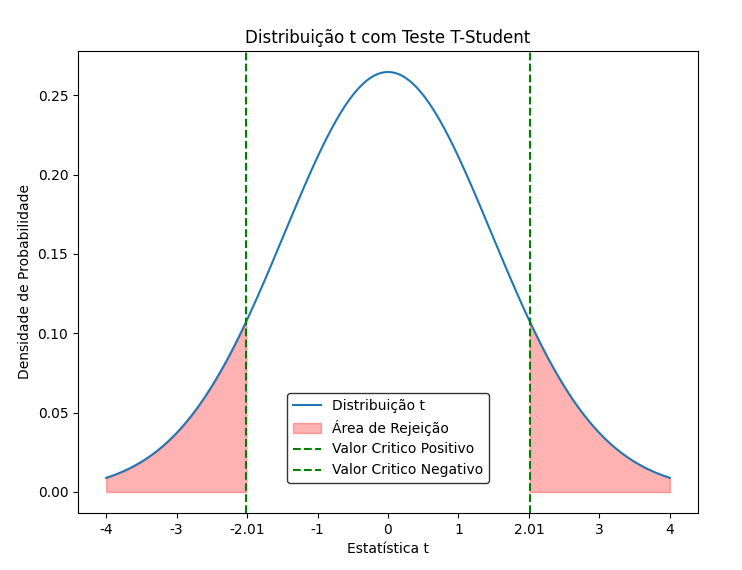

Source code (Python):
# Importando bibliotecas
import numpy as np
import pandas as pd
import matplotlib.pyplot as plt
import math
import scipy.stats as stats

#Lendo o arquivo de dados 
df = pd.read_csv('dados.csv', delimiter=' ',nrows=51)
#print(df)

#Definindo variáveis A e B
variavel_a = df['grupoa'] 
#print('VARIAVEL A \n', variavel_a)

variavel_b = df['grupob']
#print('VARIÁVEL B \n', variavel_b)

#-------------------------------------------------------
#Calculando a média da variável A 
media_a = sum(variavel_a)/len(variavel_a)
#print('MÉDIA DA VARIÁVEL A \n', media_a)

#Calculando a média da variável B
media_b = sum(variavel_b)/len(variavel_b)
#print('MÉDIA DA VARIÁVEL B \n', media_b)

#Calculando a variância da variável A
variancia_a = sum((x - media_a)**2 for x in variavel_a) / len(variavel_a)
#print('VARIANCIA EM A \n', variancia_a)

#Calculando a variância da variável B
variancia_b = sum((y - media_b)**2 for y in variavel_b) / len(variavel_b)
#print('VARIANCIA EM B \n',variancia_b)

#Calculando o desvio-padrão na variável A
desvio_padrao_a = math.sqrt(variancia_a)
#print('DESVIO-PADRÃO EM A \n',desvio_padrao_a)

#Calculando o desvio-padrão na variável B
desvio_padrao_b = math.sqrt(variancia_b)
#print('DESVIO-PADRÃO EM B \n',desvio_padrao_b)

#---------------------------------------------------------
#TESTE DE HIPÓTESE T-STUDENT

tamanho_amostra = len(variavel_a)
#tamanho_amostra = len(variavel_b)
print('TAMANHO DA AMOSTRA =',tamanho_amostra)

# Cálculo do grau de liberdade
graus_liberdade = tamanho_amostra - 1
print('GRAU DE LIBERDADE =', graus_liberdade)

# Cálculo do valor crítico para um intervalo de confiança de 95%
valor_critico = stats.t.ppf(0.975, graus_liberdade)
print('VALOR CRITICO =', valor_critico)

#Cálculo da estatística t
estatistica_t = (media_a - media_b) / (desvio_padrao_a / tamanho_amostra + desvio_padrao_b / tamanho_amostra)**0.5
print('ESTATISTICA_T =',estatistica_t)

#Teste de hipótese
p_valor = 2 * (1 - stats.t.cdf(abs(estatistica_t), graus_liberdade))
print('P VALOR =',p_valor)

# Verificação da hipótese nula
if p_valor < 0.05:
    resultado = "Rejeitar a hipótese nula"
else:
    resultado = "Não rejeitar a hipótese nula"
print('RESULTADO =', resultado)

#------------------------------------------------------------------
#PLOTANDO O GRÁFICO DO TESTE T-STUDENT(FORMA DE SINO)

# Criação do gráfico
plt.figure(figsize=(8, 6))
# Valores de x para a curva
x = np.linspace(-4, 4, 1000)
# Densidade de probabilidade da distribuição t
y = stats.t.pdf(x, graus_liberdade, scale=1.5) 
plt.plot(x, y, label='Distribuição t')

# Preenchimento das áreas de rejeição
plt.fill_between(x, y, where=(x > valor_critico), color='red', alpha=0.3, label='Área de Rejeição')
plt.fill_between(x, y, where=(x < -valor_critico), color='red', alpha=0.3)

# Linhas verticais para valores críticos
plt.axvline(valor_critico, color='green', linestyle='dashed', label='Valor Critico Positivo')
plt.axvline(-valor_critico, color='green', linestyle='dashed', label='Valor Critico Negativo')

#Ajustando o valor crítico para plotar no eixo x
valor_critico_ajustado = round(valor_critico,3)
print('VALOR CRITICO AJUSTADO =',valor_critico_ajustado)

# Ajustar os valores no eixo x mantendo os outros valores
x_ticks_positions = np.arange(-4, 5)  # Posições dos valores no eixo x
x_ticks_labels = [-4, -3, str(-valor_critico_ajustado), -1, 0, 1, str(valor_critico_ajustado), 3, 4] 
plt.xticks(x_ticks_positions, x_ticks_labels)

# Formatação do gráfico
plt.xlabel('Estatística t')
plt.ylabel('Densidade de Probabilidade')
plt.title('Distribuição t com Teste T-Student')

#Ajustando as cores da borda e a posição da legenda
legend = plt.legend()
frame = legend.get_frame()
frame.set_edgecolor('black')

# Ajustar a posição da legenda
legend.set_bbox_to_anchor((0.5, 0.05)) 

# Exibição do gráfico
plt.show()

#########################################################
#
# RODAR: python3 teste_tstudent.py
#
#########################################################
